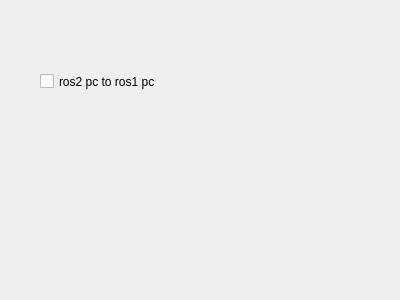
<?xml version="1.0" encoding="UTF-8"?>
<ui version="4.0">
 <class>gui</class>
 <widget class="QWidget" name="gui">
  <property name="geometry">
   <rect>
    <x>0</x>
    <y>0</y>
    <width>400</width>
    <height>300</height>
   </rect>
  </property>
  <property name="windowTitle">
   <string>Form</string>
  </property>
  <widget class="QCheckBox" name="ros2PCtoRos1PC">
   <property name="geometry">
    <rect>
     <x>40</x>
     <y>70</y>
     <width>141</width>
     <height>23</height>
    </rect>
   </property>
   <property name="text">
    <string>ros2 pc to ros1 pc</string>
   </property>
  </widget>
 </widget>
 <resources/>
 <connections/>
</ui>
